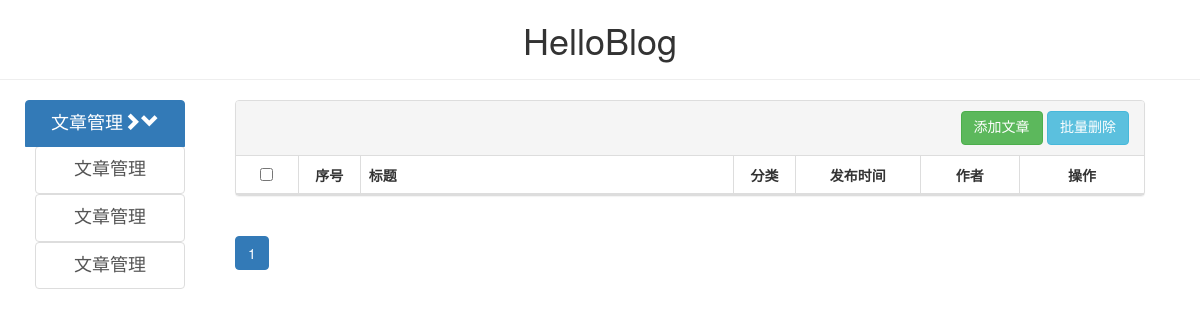
The page /backend/article_admin.html on the database as committed earlier.
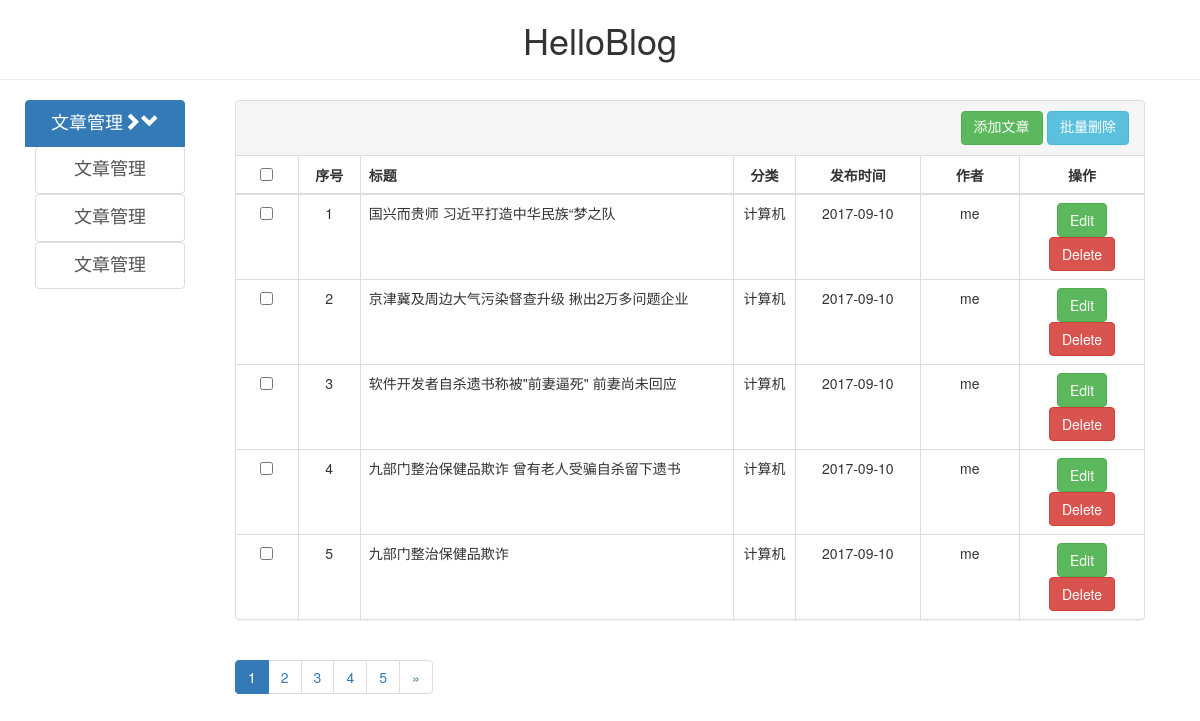
The same page on the database as committed later.
### backend/models.py (models this page shows, shortened)
class Article(models.Model):
    id = models.AutoField(primary_key=True)
    title = models.CharField(max_length=64)
    publish_time = models.DateField(auto_now_add=True)
    tags = models.ManyToManyField(Tag)
    catagory = models.ForeignKey(Catagory)
    content = models.TextField()
    author = models.CharField(max_length=8)
    canbe_content = models.BooleanField(default=True)
    viwes_num = models.IntegerField(verbose_name='浏览数')
    summary = models.CharField(max_length=64)

class Catagory(models.Model):
    name = models.CharField('名称',max_length=30)
    def __str__(self):
        return self.name

### backend/views.py (the view)
@csrf_exempt
def article_admin(request):
    if request.POST:
        if request.POST.getlist('select_checked_article_list[]'):
            for line in request.POST.getlist('select_checked_article_list[]'):
                delete_sql_obj = Article.objects.get(id=int(line))
                delete_sql_obj.delete()
            return HttpResponse("delete all OK")
    else:
        every_page_num = 5  # 每页显示的记录数  #不加 order by 会有警告信息
        p = Paginator(Article.objects.all().order_by('-publish_time',), every_page_num)
        page = request.GET.get('page')
        if page == None:
            page = 1
        current_page_first = (int(page) - 1) * every_page_num
        try:
            contacts = p.page(page)
        except PageNotAnInteger:
            contacts = p.page(1)
        except EmptyPage:
            contacts = p.page(p.num_pages)
        for line in contacts:
            line.publish_time = datetime.datetime.strftime(line.publish_time, "%Y-%m-%d")
        return render(request, 'backend/article_admin.html', context={
            'contacts': contacts, 'every_page_num': every_page_num,
            'current_page_first': current_page_first,
        })

### templates/backend/article_admin.html (shortened to what this page needs)
<!DOCTYPE html>
<html lang="en">
<head>
    <link href="/static/css/bootstrap.min.css" rel="stylesheet">
    <link href="/static/css/custom.css" rel="stylesheet">
</head>
<body>
<div class="page-header-for-admin">
    <h1 class="text-center">HelloBlog</h1>
</div>
<div class="col-lg-2">
    <div class="list-group text-for-admin">
        <ul class="left-content-for-admin" id="drop1">
            <li>
                <a href="#" class="list-group-item active" id="dropdown1">文章管理<span
                        class="glyphicon glyphicon-chevron-right" aria-hidden="true"></span><span
                        class="glyphicon glyphicon-chevron-down" aria-hidden="true"></span></a>
                <ul class="left-content-for-admin">
                    <li><a href="#" class="list-group-item">文章管理</a></li>
                    <li><a href="#" class="list-group-item">文章管理</a></li>
                    <li><a href="#" class="list-group-item">文章管理</a></li>
                </ul>
            </li>
        </ul>
    </div>
</div>
<div class="col-lg-9-for-admin">
    <div class="panel panel-default">
        <div class="panel-heading text-for-admin-2" style="height: 55px;">
            <span class="pull-right">
                <a class="btn btn-success" href="{% url 'edit_article' %}">添加文章</a>
                <a class="btn btn-info" name="delete-all">批量删除</a>
            </span>
        </div>
        <table class="table">
            <thead>
            <tr>
                <th><input name="checked-all" type="checkbox"></th>
                <th>序号</th>
                <th>标题</th>
                <th>分类</th>
                <th>发布时间</th>
                <th>作者</th>
                <th>操作</th>
            </tr>
            </thead>
            <tbody>
            {% for article in contacts %}
                <tr name="RowId" row-id="{{ article.id }}">
                    <td scope="row"><label>
                        <input name="checked-one" type="checkbox">
                    </label></td>
                    <td scope="row">
                        {{ current_page_first|add:forloop.counter }}
                    </td>
                    <td>{{ article.title }}</td>
                    <td>{{ article.catagory }}</td>
                    <td>{{ article.publish_time }}</td>
                    <td>{{ article.author }}</td>
                    <td>
                        <a href="{% url "edit_article" %}?article-id={{ article.id }}&command=null" class="btn btn-success">Edit</a>
                        <a href="{% url "edit_article" %}?article-id={{ article.id }}&command=delete" class="btn btn-danger">Delete</a>
                    </td>
                </tr>
            {% endfor %}
            </tbody>
        </table>
    </div>
    <div>
        <ul class="pagination">
            {% for pg in contacts.paginator.page_range %}
                {% if contacts.number == pg %}
                    <li class="active"><a href="?page={{ pg }}">{{ pg }}</a></li>
                {% else %}
                    <li><a href="?page={{ pg }}">{{ pg }}</a></li>
                {% endif %}
            {% endfor %}
            {% if contacts.has_next  %}
                <li><a href="?page={{ contacts.next_page_number }}" aria-label="Next"><span aria-hidden="true">&raquo;</span></a>
                </li>
            {% endif %}
        </ul>
    </div>
</div>
</body>
</html>

### static/css/custom.css (style rules this page uses)
.col-lg-9-for-admin { float: left; width: 80%; position: relative; min-height: 1px; padding-right: 15px; padding-left: 35px; }
.page-header-for-admin { padding-bottom: 9px; margin: 20px 0 20px; border-bottom: 1px solid #eee; }
.text-for-admin { text-align: center; font-size: large; font-family: 新宋体; }
.text-for-admin-2 { text-align: center; font-size: large; font-family: 新宋体; height: 40px; }
.left-content-for-admin { list-style-type: none; margin-top: 0; -webkit-padding-start: 10px; }
table td:nth-child(1),th:nth-child(1) { border-right: 1px solid #ddd; text-align: center; width: 5%; }
table td:nth-child(2),th:nth-child(2) { border-right: 1px solid #ddd; text-align: center; width: 5%; }
table td:nth-child(3),th:nth-child(3) { border-right: 1px solid #ddd; width: 30%; }
table td:nth-child(4),th:nth-child(4) { border-right: 1px solid #ddd; text-align: center; width: 5%; }
table td:nth-child(5),th:nth-child(5) { border-right: 1px solid #ddd; text-align: center; width: 10%; }
table td:nth-child(6),th:nth-child(6) { border-right: 1px solid #ddd; text-align: center; width: 8%; }
table td:nth-child(7),th:nth-child(7) { text-align: center; width: 10%; }

Rows that differ between the two databases and show on the page:
added Article: counter "1", title "国兴而贵师 习近平打造中华民族“梦之队", catagory "计算机", publish_time "2017-09-10", author "me"
added Article: id "2", title "京津冀及周边大气污染督查升级 揪出2万多问题企业", catagory "计算机", publish_time "2017-09-10", author "me"
added Article: id "3", title "软件开发者自杀遗书称被\"前妻逼死\" 前妻尚未回应", catagory "计算机", publish_time "2017-09-10", author "me"
added Article: id "4", title "九部门整治保健品欺诈 曾有老人受骗自杀留下遗书", catagory "计算机", publish_time "2017-09-10", author "me"
added Article: id "5", title "九部门整治保健品欺诈", catagory "计算机", publish_time "2017-09-10", author "me"
Other text that changed with them:
new list line: "2"
new list line: "3"
new list line: "4"
new list line: "5"
